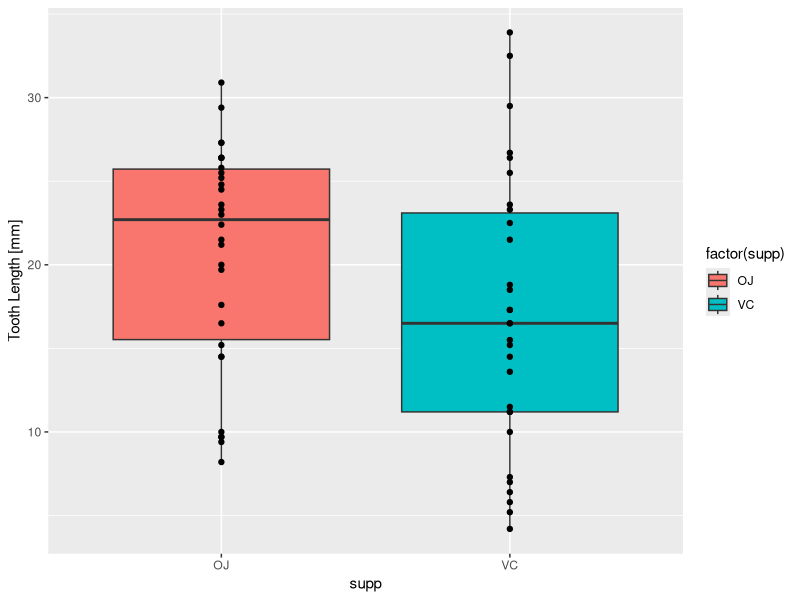
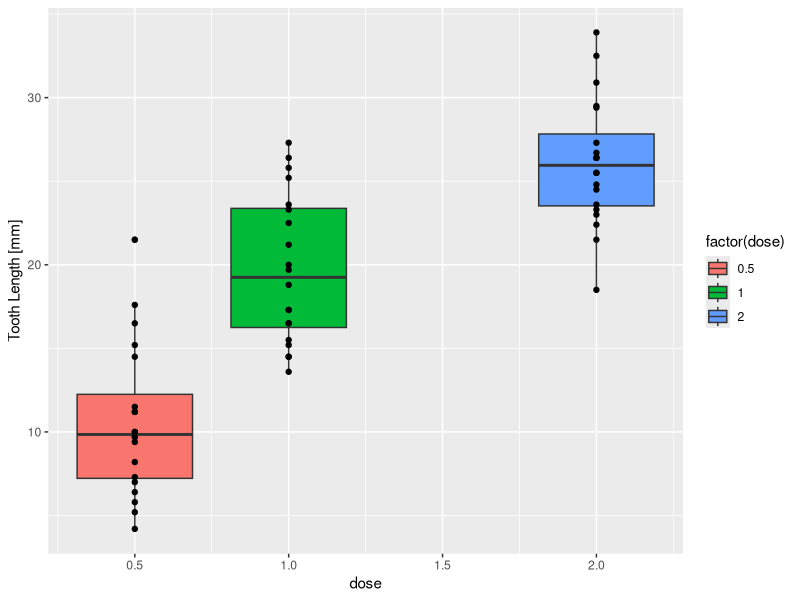
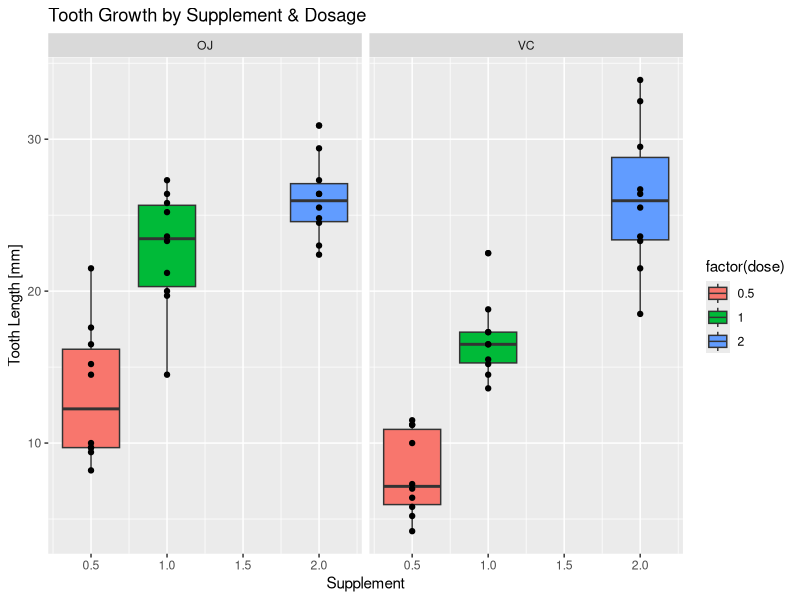
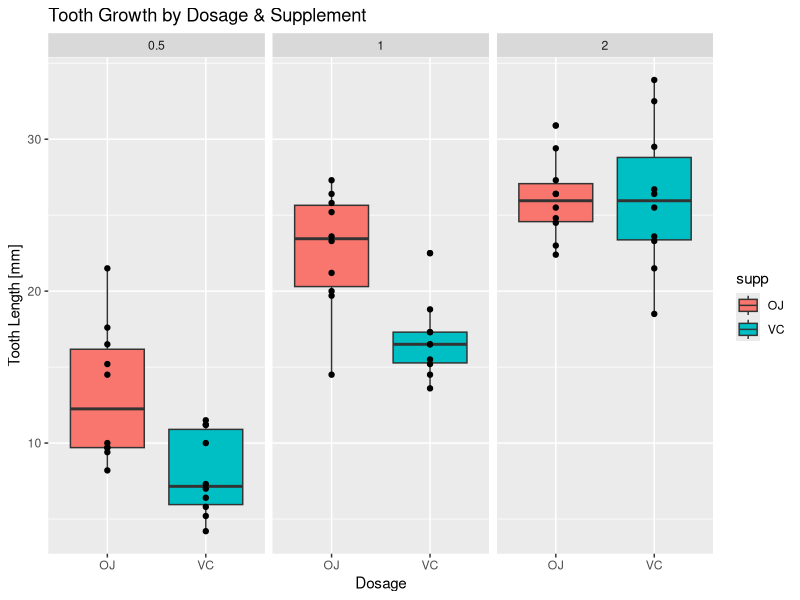

Write R code to recreate these figures, in order.
## ---- chunk 1
knitr::opts_chunk$set(echo = TRUE)
## ---- chunk 2
library(ggplot2)
data(ToothGrowth)
## ---- chunk 3
summary(ToothGrowth)
str(ToothGrowth)
head(ToothGrowth)
## ---- chunk 4
# compare mean
sapply(split(ToothGrowth$len, ToothGrowth$supp), mean)
sapply(split(ToothGrowth$len, ToothGrowth$dose), mean)

# compare variance
sapply(split(ToothGrowth$len, ToothGrowth$supp), var)
sapply(split(ToothGrowth$len, ToothGrowth$dose), var)

p <- ggplot(aes(x = supp, y = len), data = ToothGrowth) 
p <- p + geom_boxplot(aes(fill = factor(supp))) 
P <- p + xlab("Supplement") 
p <- p + ylab("Tooth Length [mm]") 
P <- p + ggtitle("Tooth Length by Supplement") 
p <- p + geom_point()
p

p0 <- ggplot(aes(x = dose, y = len), data = ToothGrowth) 
p0 <- p0 + geom_boxplot(aes(fill = factor(dose))) 
P0 <- p0 + xlab("Dosage") 
p0 <- p0 + ylab("Tooth Length [mm]") 
P0 <- p0 + ggtitle("Tooth Length by Dosage") 
p0 <- p0 + geom_point()
p0

p1 <- ggplot(ToothGrowth, aes(x=dose, y=len)) 
p1 <- p1 + geom_boxplot(aes(fill=factor(dose)))
p1 <- p1 + geom_point()
p1 <- p1 + facet_grid(.~supp)
p1 <- p1 + ggtitle("Tooth Growth by Supplement & Dosage")
p1 <- p1 + xlab("Supplement")
p1 <- p1 + ylab("Tooth Length [mm]")
p1

p2 <- ggplot(ToothGrowth, aes(x=supp, y=len)) 
p2 <- p2 + geom_boxplot(aes(fill=supp))
p2 <- p2 + geom_point()
p2 <- p2 + facet_grid(.~dose)
p2 <- p2 + ggtitle("Tooth Growth by Dosage & Supplement")
p2 <- p2 + xlab("Dosage")
p2 <- p2 + ylab("Tooth Length [mm]")
p2
## ---- chunk 5
t.test(len~supp,data=ToothGrowth)
## ---- chunk 6
t.test(len~supp,data=subset(ToothGrowth, ToothGrowth$dose %in% c(0.5,1)))
## ---- chunk 7
t.test(len~supp,data=subset(ToothGrowth,ToothGrowth$dose %in% c(0.5,2)))
## ---- chunk 8
t.test(len~supp,data=subset(ToothGrowth, ToothGrowth$dose %in% c(1,2)))
